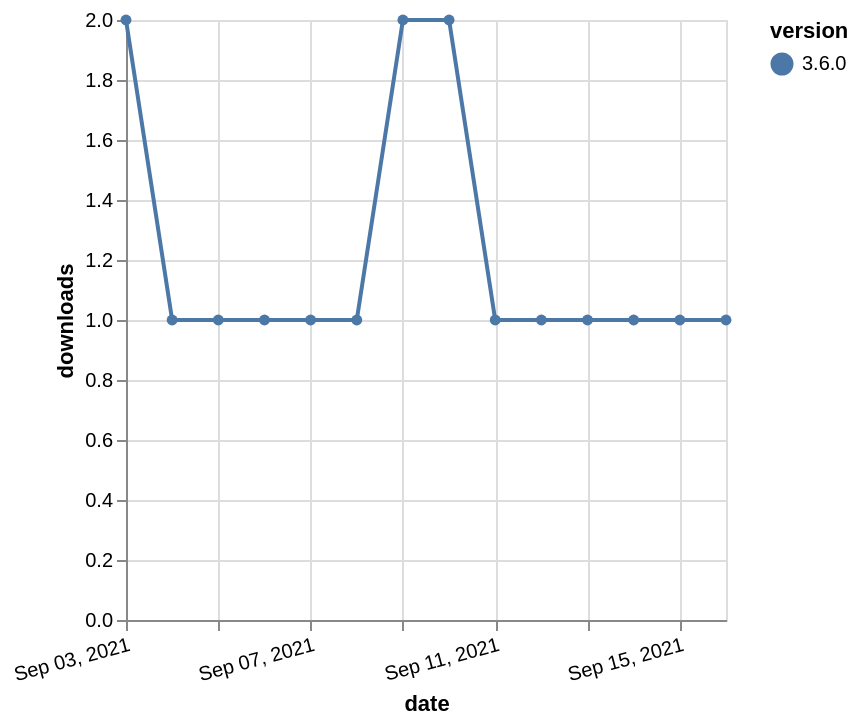

Express this chart as Vega-Lite.
### Vega-Lite specification from a JSON file in a GitHub repository (floating-point values rounded to 4 significant figures)
{"$schema": "https://vega.github.io/schema/vega-lite/v5.json", "description": "A simple bar chart with embedded data.", "data": {"values": [{"date": "2021-09-03", "total": 66, "delta": 2, "version": "3.6.0"}, {"date": "2021-09-04", "total": 67, "delta": 1, "version": "3.6.0"}, {"date": "2021-09-05", "total": 68, "delta": 1, "version": "3.6.0"}, {"date": "2021-09-06", "total": 69, "delta": 1, "version": "3.6.0"}, {"date": "2021-09-07", "total": 70, "delta": 1, "version": "3.6.0"}, {"date": "2021-09-08", "total": 71, "delta": 1, "version": "3.6.0"}, {"date": "2021-09-09", "total": 73, "delta": 2, "version": "3.6.0"}, {"date": "2021-09-10", "total": 75, "delta": 2, "version": "3.6.0"}, {"date": "2021-09-11", "total": 76, "delta": 1, "version": "3.6.0"}, {"date": "2021-09-12", "total": 77, "delta": 1, "version": "3.6.0"}, {"date": "2021-09-13", "total": 78, "delta": 1, "version": "3.6.0"}, {"date": "2021-09-14", "total": 79, "delta": 1, "version": "3.6.0"}, {"date": "2021-09-15", "total": 80, "delta": 1, "version": "3.6.0"}, {"date": "2021-09-16", "total": 81, "delta": 1, "version": "3.6.0"}]}, "width": "container", "mark": {"type": "line", "point": {"filled": true}}, "encoding": {"x": {"field": "date", "type": "temporal", "timeUnit": "yearmonthdate", "title": "date", "axis": {"labelAngle": -15}}, "y": {"field": "delta", "type": "quantitative", "title": "downloads"}, "color": {"field": "version", "type": "nominal"}, "tooltip": {"field": "delta"}}}
